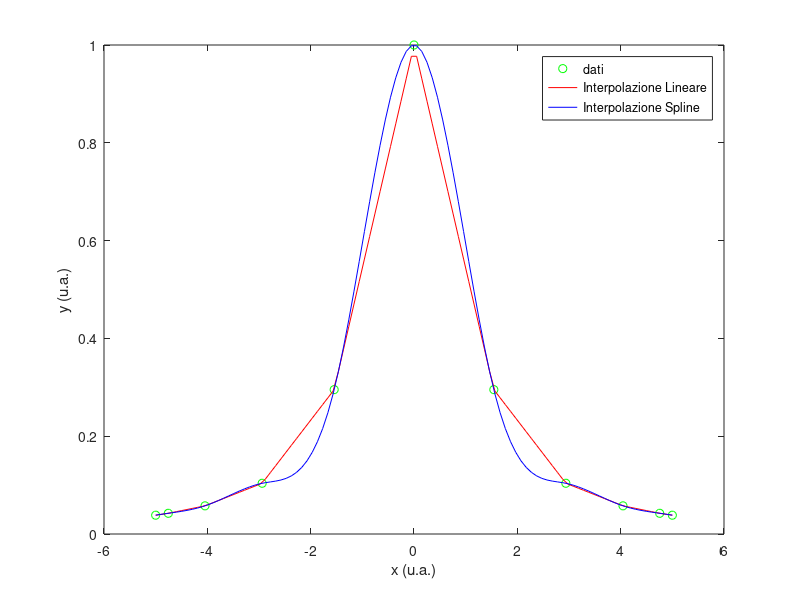

Here is the MATLAB script that generated this plot:
%% Elaborazione Segnali Biomedici - Soluzione Laboratorio 04
% Prof. Veronese Mattia - UNIPD

%% OPENING
clear all
close all
clc


%% Esercizio 2

%Creazione del segnale
n=11;
z=linspace(0, pi, n);
x = 5*cos(z) ;
y = 1./(1+ x.^2);

%Plot data
figure
plot(x ,y ,'og')

%Calcolo interpolazione
m = 100;
interpx = linspace(-5, 5 , m);
interpy_linear= interp1 (x, y, interpx, 'linear');
interpy_spline= interp1 (x, y, interpx, 'spline');

hold on
plot (interpx, interpy_linear, 'r')
plot (interpx, interpy_spline, 'b')
legend ('dati', 'Interpolazione Lineare','Interpolazione Spline')
xlabel('x (u.a.)')
ylabel('y (u.a.)')